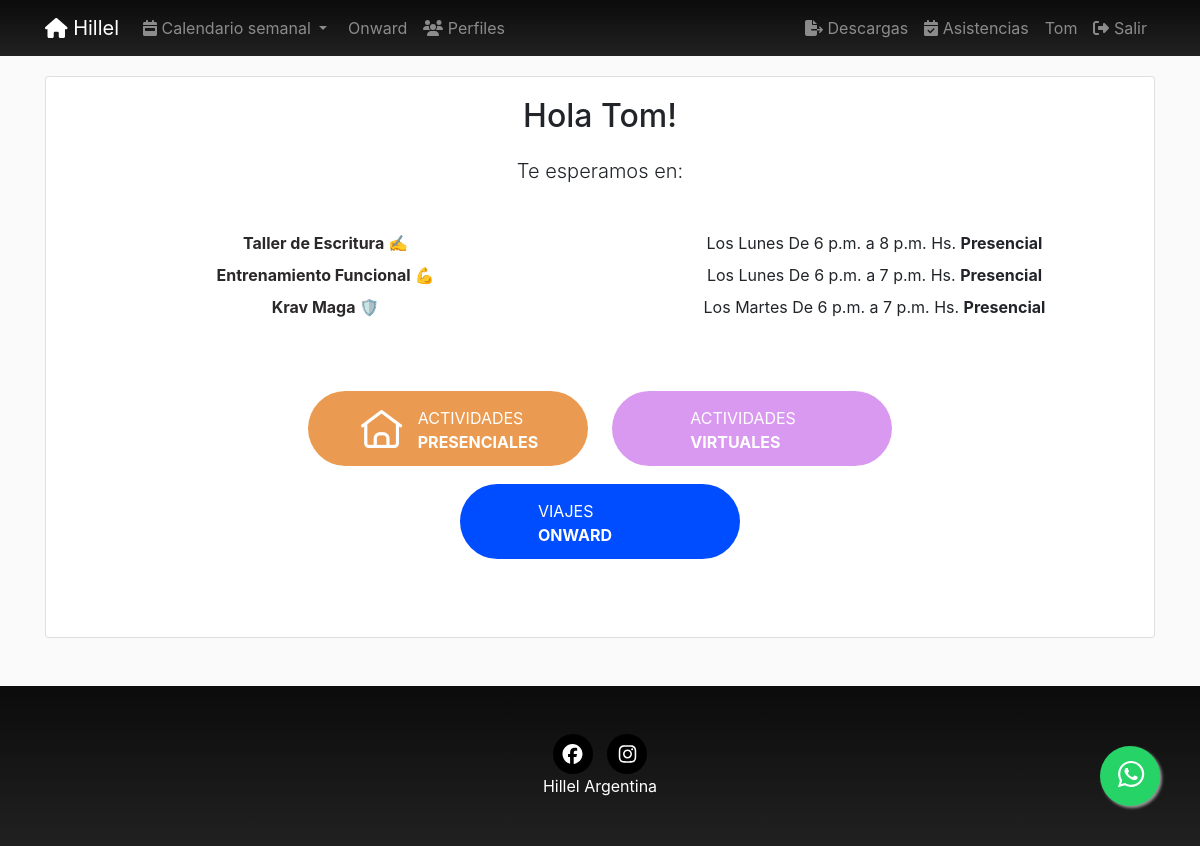
Page / (signed in) on the earlier database version.
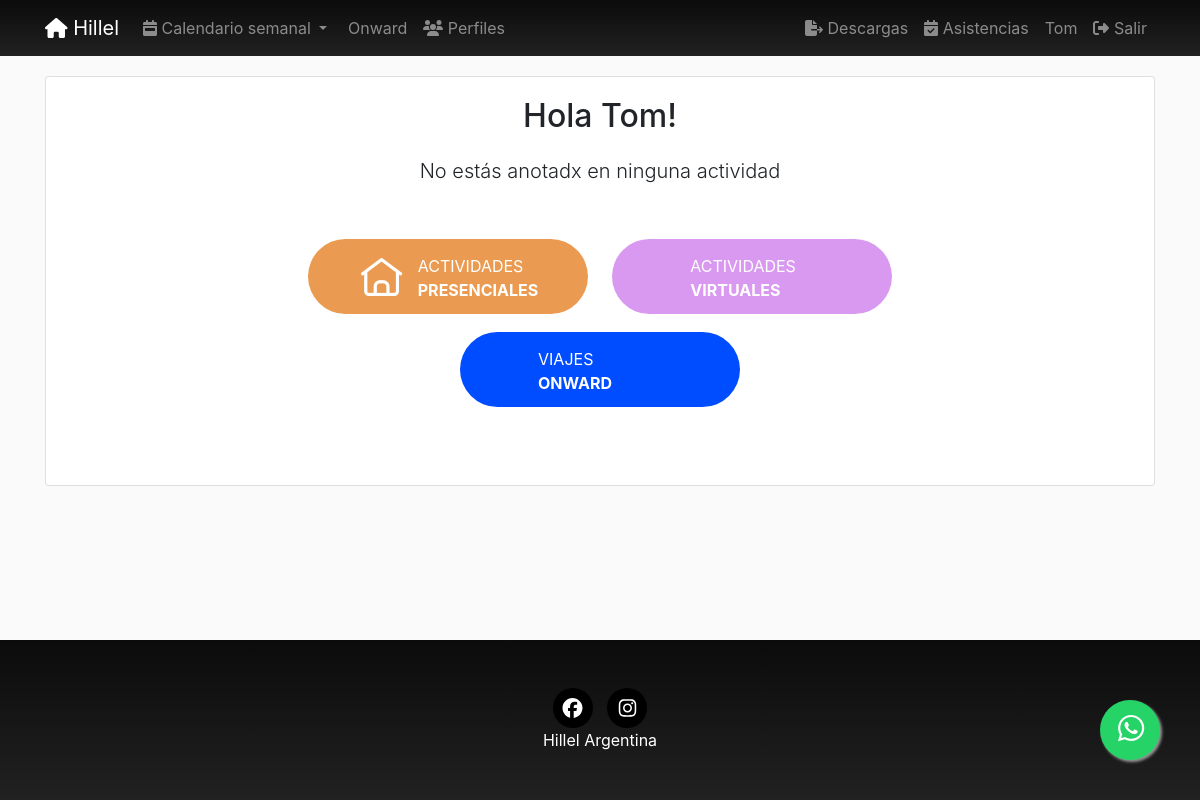
Same page on the later database version.
### registration/models.py (models this page shows, shortened)
class Profile(models.Model):
    user = models.OneToOneField(User, on_delete=models.CASCADE) #,related_name='get_user_profile'
    avatar = models.ImageField(upload_to=custom_upload_to,
                               null=True, blank=True)
    observaciones = models.CharField(null=True, blank=True, max_length=999)
    apellido = models.CharField(null=True, blank=True, max_length=100)
    nombre = models.CharField(null=True, blank=True, max_length=100)
    whatsapp = models.CharField(verbose_name="Número de Whatsapp", null=True, blank=True, max_length=30)
    instagram = models.CharField(verbose_name="@ de Instagram", null=True, blank=True, max_length=100)
    onward = models.ForeignKey(FechaOnward, on_delete=models.CASCADE, verbose_name="¿Viajaste a Onward? ¿Cuándo?", null=True, blank=True)
    taglit = models.ForeignKey(FechaTaglit, on_delete=models.CASCADE, verbose_name="¿Viajaste a Taglit? ¿Cuándo?", null=True, blank=True)
    propuestasInteres = models.ManyToManyField(PropuestaInteres)
    tematicasInteres = models.ManyToManyField(TematicaInteres)
    comoConociste = models.CharField(verbose_name="¿Cómo conociste Hillel?", null=True, blank=True, max_length=250)
    estudios = models.CharField(verbose_name="¿Estás estudiando, o te recibiste? ¿Qué estudias/te y en qué institución?", null=True, blank=True, max_length=250)
    experienciaComunitaria = models.CharField(null=True, blank=True, max_length=250)
    fechaNacimiento = models.DateField(null=True, blank=True)
    provincia = models.ForeignKey(Provincia, on_delete=models.CASCADE, verbose_name="provincia", null=True, blank=True)
    categories = models.ManyToManyField(Category, verbose_name='Intereses', related_name='get_user_pages', blank=True)
    validado = models.BooleanField(verbose_name="Perfil validado", default=0)
    created = models.DateTimeField(auto_now_add=True, verbose_name="Fecha de creación", blank=True, null=True)
    updated = models.DateTimeField(auto_now=True, verbose_name="Fecha de edición", blank=True, null=True)
    class Meta:
        verbose_name = "Perfil"
        verbose_name_plural = "Perfiles"
        ordering = ['-updated']
    @property
    def subscription(self):
        subscription = Subscription.objects.find(self.user)
        if subscription is None:
            return
        if subscription.pages is None:
            return
        return subscription.pages.all()

### pages/models.py (models this page shows, shortened)
class Page(models.Model):
    title = models.CharField(verbose_name="Título", max_length=200)
    horaDesde = models.TimeField(verbose_name="Hora desde", null=True, blank=True, auto_now=False, auto_now_add=False,)
    horaHasta = models.TimeField(verbose_name="Hora hasta", null=True, blank=True, auto_now=False, auto_now_add=False,)
    description = RichTextField(verbose_name="Descripción", null=True, blank=True)
    textoExtraMail = RichTextField(verbose_name="Texto extra del mail", null=True, blank=True)
    flyer = models.ImageField(upload_to=custom_upload_to,
                              null=True, blank=True)
    dia = models.ForeignKey(Day, verbose_name='dia', null=True, on_delete=models.CASCADE)
    cupo = models.SmallIntegerField(verbose_name="Cupo", default=0)
    modalidad = BooleanField(verbose_name="Online", default=0)
    nuevo = BooleanField(verbose_name="Nuevo", default=0)
    activa = BooleanField(verbose_name="Activa", default=1)
    categories = models.ManyToManyField(Category, verbose_name='categorias', related_name='get_pages', blank=True)
    provincia = models.ForeignKey(Provincia, on_delete=models.CASCADE, null=True, blank=True)
    responsable = models.ForeignKey(Responsable, on_delete=models.CASCADE, null=True, blank=True)
    colaborador = models.ForeignKey(Colaborador, on_delete=models.CASCADE, null=True, blank=True)
    secreta = BooleanField(verbose_name="Tiene clave?", default=0)
    clave = models.CharField(verbose_name="Clave", null=True, blank=True, default="", max_length=200)
    objects = PagesManager()
    created = models.DateTimeField(auto_now_add=True, verbose_name="Fecha de creación", blank=True, null=True)
    updated = models.DateTimeField(auto_now=True, verbose_name="Fecha de edición", blank=True, null=True)
    class Meta:
        verbose_name = "actividad"
        verbose_name_plural = "actividades"
        ordering = ['dia__order', 'horaDesde', '-title']
    def __str__(self):
        return self.title

class Day(models.Model):
    day = models.CharField(verbose_name="Día", max_length=200)
    order = models.SmallIntegerField(verbose_name="Orden", default=0)
    class Meta:
        verbose_name = "Día"
        verbose_name_plural = "Días"
        ordering = ['order']
    def __str__(self):
        return self.day

### core/views.py (the view)
# urls.py: path('', HomePageView.as_view(), name="home"),
@method_decorator(login_required, name='dispatch')
class HomePageView(TemplateView):
    template_name = "core/home.html"
    def get(self, request, *args, **kwargs):
        return render(request, self.template_name, {'title': 'Hillel Argentina'})

### pages/models.py (called while the page is built)
    def find(self, user):
        queryset = self.filter(user=user)
        if len(queryset) > 0:
            return queryset[0]
        return None

### profiles/processors.py (called while the page is built)
def ctx_dict(request):
    ctx = {}
    bitajon = False
    if request.user.groups.filter(name="BITAJON").count():
        bitajon = True
    ctx["bitajon"] = bitajon
    return ctx

### registration/processors.py (called while the page is built)
def ctx_dict(request):
    ctx = {}
    temporadaOnward = TemporadaOnward.objects.all().first()
    ctx['temporadaOnward'] = temporadaOnward.temporada
    return ctx

### social/models.py (called while the page is built)
    def __str__(self):
        return self.numero

### social/processors.py (called while the page is built)
def ctx_dict(request):
    ctx = {}
    links = Link.objects.all()
    for link in links:
        ctx[link.key] = link.url
    whatsapp = Whatsapp.objects.all().first()
    ctx['whatsappHillel'] = whatsapp
    return ctx

### core/templates/core/home.html (shortened to what this page needs)
{% extends 'core/base.html' %}
{% load static %}
{% block content %}
 <main role="main">
    <div class="container "    >
      <div class="card mx-auto border-1 mb-5"    >
          <div class="card-body mx-auto col-md-12 text-center mb-5"  >
                  {% if request.user.is_authenticated == False %}
                    <h1 class="mt-5">Hillel Argentina</h1>
                    <h3 class="">Tu lugar de encuentro</h3>
            <!--
                   <a class ="mt-5 btn btn-dark btn-home" href="{% url 'login' %}">
                    <i class ="fas fa-sign-in-alt fa-2x  mt-3"></i>
                    <p class="mt-3 mb-3 text-center" >Acceder
                    </p>
                  </a>
                   <a class ="mt-5 btn btn-dark btn-home" href="{% url 'signup' %}">
                      <i class ="fas fa-user-plus fa-2x mt-3"></i>
                    <p class="mt-3 mb-3 text-center" >Registrarse
                    </p>
                  </a>
              -->
                  {% else %}
                    {% if request.user.profile.nombre is None %}
                    {% else %}
                    <h2 class="">Hola
                      {{request.user.profile.nombre}}!
                    </h2>
                    {% endif %}
                  {% if bitajon %}
                  <a class ="mt-5 btn btn-dark btn-home" href="{% url 'pages:asistencia' 0 %}">
                    <i class ="fa fa-calendar-check fa-2x mt-3"></i>
                    <p class="mt-3 mb-3 text-center" >Tomar Lista
                    </p>
                  </a>
                  {% else %}
                    {% if request.user.profile.subscription  %}
                      <h2 class="lead mt-4">Te esperamos en:</h2>
                      <dl class="row mt-5">
                        {% for page in request.user.profile.subscription %}
                          <dt class="col-sm-6 text-center"><a class="text-dark" href="{% url 'pages:page' page.id page.title|slugify %}">{{page}} </a></dt>
                          <dd class="col-sm-6 text-center">{% if page.dia.order < 8 %}Los{% endif %} {{page.dia}} De {{page.horaDesde}} a {{page.horaHasta}} Hs.{% if page.modalidad  %}<b> Online</b>{% else %} <b>Presencial</b> {% endif %}</dd>
                        {% endfor %}
                      </dl>
                    {%else%}
                      <h2 class="lead mt-4">No estás anotadx en ninguna actividad</h2>
                      {% endif %}
                          <div class="containerBotones">
                            <a class ="mt-5 btn badge-presencial btn-home" href="{% url 'pages:pages' 0 %}">
                              <div class="contenedorBotonPresencial">
                                <img class="btnCasita float-left mt-1" src="{% static 'core/img/icono-presencial.png' %}" alt="">
                              <p class=" mb-3 float-left" > ACTIVIDADES <br> <b>PRESENCIALES</b>
                              </p>
                              </div>
                            </a>
                           <a class ="mt-5 btn badge-online btn-home" href="{% url 'pages:pages' 1 %}">
                           <div class="contenedorBotonVirtual">
                            <p class=" mb-3 float-left" > ACTIVIDADES <br> <b>VIRTUALES</b>
                            </p>
                          </div>
                            </a>
        {% if temporadaOnward %}
                            <a class ="mt-5 mt-md-2  btn badge-onward btn-home" href="{% url 'pages:onward' %}">
                              <div class="contenedorBotonOnward">
                              <p class=" mb-3 float-left" > VIAJES <br> <b>ONWARD</b>
                              </p>
                            </div>
                              </a>
        {% endif %}
                          </div>
                    {% endif %}
                  {% endif %}
              </div>
          </div>
      </div>
  </main>
{% endblock %}

### core/templates/core/base.html (shortened to what this page needs)
<!DOCTYPE html>
<html lang="es">
  <head>
    {% load static %}
    <link href="{% static 'core/vendor/bootstrap/css/bootstrap.min.css' %}" rel="stylesheet">
    <link href="{% static 'core/css/main.css' %}" rel="stylesheet">
  </head>
  <body class="fondo" >
    <body>
      <nav class="navbar navbar-expand-lg navbar-dark bg-dark sticky-top footer-sample">
        <div class="container">
          <a class="navbar-brand" href="{% url 'home' %}">
            <i class="fas fa-home"></i>
            Hillel</a>
          <div class="collapse navbar-collapse" id="ned">
            <ul class="navbar-nav mr-auto">
                <li class="nav-item dropdown">
                <a class="nav-link dropdown-toggle" href="#" id="navbardrop" data-toggle="dropdown">
                  <i class="fas fa-calendar-week"></i>
                Calendario semanal
                </a>
                </li>
   {% if temporadaOnward  %}
              <li class="nav-item">
                <a class="nav-link" href="{% url 'pages:onward' %}">
                Onward</a>
              </li>
  {%endif%}
                   {% if request.user.is_staff %}
                 <li class="nav-item">
                <a class="nav-link" href="{% url 'profiles:list' %}">
                  <i class="fas fa-users"></i>
                  Perfiles</a>
              </li>
                {% endif %}
            </ul>
            <ul class="navbar-nav">
            {% if request.user.is_staff %}
              <li class="nav-item">
                <a class="nav-link " href="{% url 'pages:exportar' %}">
                  <i class="fa fa-file-export"></i>
                  Descargas</a>
              </li>
            {% endif %}
            {% if request.user.is_staff or bitajon %}
              <li class="nav-item">
                <a class="nav-link" href="{% url 'pages:asistencia' 0 %}">
                  <i class="fas fa-calendar-check"></i>
                  Asistencias</a>
              </li>
            {% endif %}
            {% if not request.user.is_authenticated %}
              <li class="nav-item">
                <a class="nav-link" href="{% url 'login' %}">
                  <i class="fas fa-sign-in-alt"></i>
                  Acceder</a>
              </li>
                <li class="nav-item">
                <a class="nav-link" href="{% url 'signup' %}">
                  <i class="fas fa-user-plus"></i>
                  Registrarse</a>
              </li>
              {% else %}
              <li class="nav-item">
                <a class="nav-link" href="{% url 'home' %}">
                  {% if request.user.profile.nombre is None %}
                   {{request.user}}
                  {% else  %}
                    {{request.user.profile.nombre}}
                  {% endif %}
                  </a>
              </li>
              <li class="nav-item">
                <a class="nav-link" href="{% url 'logout' %}">
                  <i class="fas fa-sign-out-alt"></i>
                  Salir</a>
              </li>
              {% endif %}
            </ul>
          </div>
        </div>
      </nav>
      {% block content %}{% endblock %}
      <a id="whatsapp" href="https://wa.me/+549{{whatsappHillel}}" class="float badge badge-pill" target="_blank" data-toggle="tooltipW" title="Whatsapp">
        <i class="fab fa-whatsapp my-float"></i>
      </a>
    <footer class="footer text-faded text-center py-5 footer-sample ">
      <div class="container">
        <p class="m-0">
        {% if LINK_FACEBOOK %}
            <a href="{{LINK_FACEBOOK}}" class="link">
              <span class="fa-stack fa-lg ">
                <i class="fas fa-circle fa-stack-2x" style="color:black"></i>
                <i class="fab fa-facebook fa-stack-1x fa-inverse"></i>
              </span>
            </a>
              {% endif %}
             {% if LINK_INSTAGRAM %}
            <a href="{{LINK_INSTAGRAM}}" class="link">
              <span class="fa-stack fa-lg">
                <i class="fas fa-circle fa-stack-2x" style="color:black"></i>
                <i class="fab fa-instagram fa-stack-1x fa-inverse"></i>
              </span>
            </a>
              {% endif %}
    </div>
      <p class="m-0 mbt1" style="color:white">Hillel Argentina</p>
    </footer>
  </body>
</html>

### core/static/core/css/main.css (style rules this page uses)
main { padding-top: 20px; }
:root { --jumbotron-padding-y: 3rem; }
footer { padding-top: 3rem; padding-bottom: 3rem; }
footer p { margin-bottom: .25rem; }
html { overflow: scroll; }
body { min-height:100vh; margin:0; position:relative; }
body { position: relative; }
body::after { content: ''; display: block; height: 160px; }
footer { position: absolute; bottom: 0; width: 100%; height: 160px; }
.float { position:fixed; width:60px; height:60px; bottom:40px; right:40px; background-color:#25d366; color:#FFF; border-radius:50px; text-align:center; font-size:30px; box-shadow: 2px 2px 3px #999; z-index:100; }
.my-float { margin-top:5px; }
.footer-sample { background-color: #2a2829; background-color: #212121; background-image: -webkit-gradient(linear,left top,left bottom,color-stop(0%,#0b0b0b),color-stop(100%,#212121)) }
.fondo { background-color: rgba(var(--b3f,250,250,250),1); }
.badge-presencial { color: #fff; background-color: rgb(234, 155, 81); }
.badge-online { color: #fff; background-color: rgb(217, 153,240); }
.badge-onward { color: #fff; background-color: rgb(224, 21, 72); }
.btn-home { text-align: left; width: 200px; display: inline-block; border-radius: 100px; inline-size: auto; min-width: 280px; max-height: 75px; margin: 10px; }
.btnCasita { margin-right: 15px; }
ul { list-style-type: none; }
.badge-onward { color: #fff; background-color: #004DFF; }
.contenedorBotonVirtual { margin-top: 8px; margin-left: 50px; }
.contenedorBotonPresencial { margin-top: 8px; margin-left: 40px; }
.contenedorBotonOnward { margin-top: 8px; margin-left: 50px; }
.containerBotones { max-width: 900px; margin: 0 auto; }

Differences in the rows shown:
removed Page: title "Taller de Escritura ✍️", shows "Los", dia "Lunes", horaDesde "6 p.m.", horaHasta "8 p.m.", modalidad "Presencial"
removed Page: title "Entrenamiento Funcional 💪", shows "Los", dia "Lunes", horaDesde "6 p.m.", horaHasta "7 p.m.", modalidad "Presencial"
removed Page: title "Krav Maga 🛡️", shows "Los", dia "Martes", horaDesde "6 p.m.", horaHasta "7 p.m.", modalidad "Presencial"
Other differences:
text no longer shown: "Te esperamos en:"
text now shown: "No estás anotadx en ninguna actividad"
